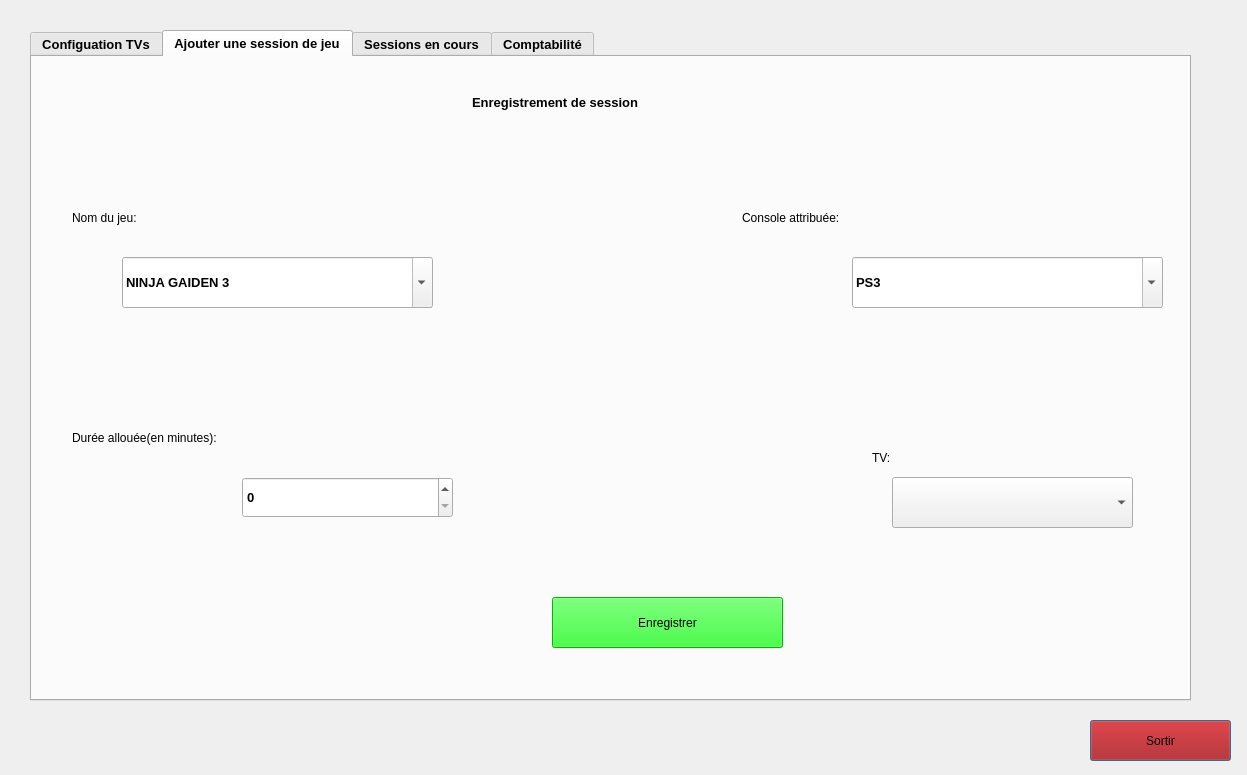
<?xml version="1.0" encoding="UTF-8"?>
<ui version="4.0">
 <class>Dialog</class>
 <widget class="QDialog" name="Dialog">
  <property name="geometry">
   <rect>
    <x>0</x>
    <y>0</y>
    <width>1247</width>
    <height>775</height>
   </rect>
  </property>
  <property name="windowTitle">
   <string>Dialog</string>
  </property>
  <widget class="QPushButton" name="pushButton">
   <property name="geometry">
    <rect>
     <x>1090</x>
     <y>720</y>
     <width>141</width>
     <height>41</height>
    </rect>
   </property>
   <property name="styleSheet">
    <string notr="true">background-color: rgb(170, 0, 0);
color: rgb(0, 0, 0);
font: 700 10pt &quot;Segoe UI&quot;;</string>
   </property>
   <property name="text">
    <string>Sortir</string>
   </property>
   <property name="icon">
    <iconset theme="QIcon::ThemeIcon::SystemLogOut"/>
   </property>
  </widget>
  <widget class="QTabWidget" name="tabWidget">
   <property name="geometry">
    <rect>
     <x>30</x>
     <y>30</y>
     <width>1161</width>
     <height>671</height>
    </rect>
   </property>
   <property name="font">
    <font>
     <pointsize>10</pointsize>
     <bold>true</bold>
    </font>
   </property>
   <property name="cursor">
    <cursorShape>PointingHandCursor</cursorShape>
   </property>
   <property name="styleSheet">
    <string notr="true"/>
   </property>
   <property name="currentIndex">
    <number>1</number>
   </property>
   <property name="iconSize">
    <size>
     <width>19</width>
     <height>19</height>
    </size>
   </property>
   <property name="tabsClosable">
    <bool>false</bool>
   </property>
   <property name="movable">
    <bool>false</bool>
   </property>
   <widget class="QWidget" name="tab_4">
    <attribute name="icon">
     <iconset theme="QIcon::ThemeIcon::DocumentProperties"/>
    </attribute>
    <attribute name="title">
     <string>Configuation TVs</string>
    </attribute>
    <widget class="QLabel" name="label_7">
     <property name="geometry">
      <rect>
       <x>20</x>
       <y>90</y>
       <width>121</width>
       <height>31</height>
      </rect>
     </property>
     <property name="text">
      <string>Nom de la TV:</string>
     </property>
    </widget>
    <widget class="QLabel" name="label_8">
     <property name="geometry">
      <rect>
       <x>30</x>
       <y>290</y>
       <width>121</width>
       <height>31</height>
      </rect>
     </property>
     <property name="text">
      <string>Adresse IP:</string>
     </property>
    </widget>
    <widget class="QListView" name="listView">
     <property name="geometry">
      <rect>
       <x>730</x>
       <y>120</y>
       <width>256</width>
       <height>461</height>
      </rect>
     </property>
    </widget>
    <widget class="QLabel" name="label_9">
     <property name="geometry">
      <rect>
       <x>690</x>
       <y>80</y>
       <width>141</width>
       <height>31</height>
      </rect>
     </property>
     <property name="text">
      <string>TV configurées:</string>
     </property>
    </widget>
    <widget class="QPushButton" name="pushButton_3">
     <property name="geometry">
      <rect>
       <x>400</x>
       <y>480</y>
       <width>201</width>
       <height>61</height>
      </rect>
     </property>
     <property name="styleSheet">
      <string notr="true">font: 700 10pt &quot;Segoe UI&quot;;
color: rgb(0, 0, 0);
background-color: rgb(0, 255, 0);</string>
     </property>
     <property name="text">
      <string>Enregistrer</string>
     </property>
     <property name="icon">
      <iconset theme="QIcon::ThemeIcon::DocumentPageSetup"/>
     </property>
    </widget>
    <widget class="QLineEdit" name="zone_tv">
     <property name="geometry">
      <rect>
       <x>100</x>
       <y>160</y>
       <width>311</width>
       <height>51</height>
      </rect>
     </property>
    </widget>
    <widget class="QLineEdit" name="zone_ip">
     <property name="geometry">
      <rect>
       <x>100</x>
       <y>360</y>
       <width>311</width>
       <height>51</height>
      </rect>
     </property>
    </widget>
   </widget>
   <widget class="QWidget" name="tab">
    <attribute name="icon">
     <iconset theme="QIcon::ThemeIcon::ListAdd"/>
    </attribute>
    <attribute name="title">
     <string>Ajouter une session de jeu</string>
    </attribute>
    <attribute name="toolTip">
     <string>Ici,vous pouvez créer une session quand un utilisateur vient jouer dans votre salle de jeu</string>
    </attribute>
    <widget class="QLabel" name="label">
     <property name="geometry">
      <rect>
       <x>440</x>
       <y>20</y>
       <width>251</width>
       <height>51</height>
      </rect>
     </property>
     <property name="styleSheet">
      <string notr="true">font: 700 12pt &quot;Segoe UI&quot;;</string>
     </property>
     <property name="text">
      <string>Enregistrement de session</string>
     </property>
    </widget>
    <widget class="QLabel" name="label_2">
     <property name="geometry">
      <rect>
       <x>40</x>
       <y>140</y>
       <width>121</width>
       <height>41</height>
      </rect>
     </property>
     <property name="styleSheet">
      <string notr="true">font: 700 12pt &quot;Segoe UI&quot;;
color: rgb(0, 0, 0);</string>
     </property>
     <property name="text">
      <string>Nom du jeu:</string>
     </property>
    </widget>
    <widget class="QLabel" name="label_3">
     <property name="geometry">
      <rect>
       <x>710</x>
       <y>140</y>
       <width>181</width>
       <height>41</height>
      </rect>
     </property>
     <property name="styleSheet">
      <string notr="true">font: 700 12pt &quot;Segoe UI&quot;;
color: rgb(0, 0, 0);</string>
     </property>
     <property name="text">
      <string>Console attribuée:</string>
     </property>
    </widget>
    <widget class="QLabel" name="label_4">
     <property name="geometry">
      <rect>
       <x>40</x>
       <y>360</y>
       <width>261</width>
       <height>41</height>
      </rect>
     </property>
     <property name="styleSheet">
      <string notr="true">font: 700 12pt &quot;Segoe UI&quot;;
color: rgb(0, 0, 0);</string>
     </property>
     <property name="text">
      <string>Durée allouée(en minutes):</string>
     </property>
    </widget>
    <widget class="QLabel" name="label_5">
     <property name="geometry">
      <rect>
       <x>840</x>
       <y>380</y>
       <width>51</width>
       <height>41</height>
      </rect>
     </property>
     <property name="styleSheet">
      <string notr="true">font: 700 12pt &quot;Segoe UI&quot;;
color: rgb(0, 0, 0);</string>
     </property>
     <property name="text">
      <string>TV:</string>
     </property>
    </widget>
    <widget class="QComboBox" name="jeu">
     <property name="geometry">
      <rect>
       <x>90</x>
       <y>200</y>
       <width>311</width>
       <height>51</height>
      </rect>
     </property>
     <property name="editable">
      <bool>true</bool>
     </property>
     <property name="currentText">
      <string>NINJA GAIDEN 3</string>
     </property>
     <property name="minimumContentsLength">
      <number>0</number>
     </property>
     <item>
      <property name="text">
       <string>NINJA GAIDEN 3</string>
      </property>
     </item>
     <item>
      <property name="text">
       <string>NBA 2K17</string>
      </property>
     </item>
     <item>
      <property name="text">
       <string>Mortal Kombat vs. DC Univers</string>
      </property>
     </item>
     <item>
      <property name="text">
       <string>GTA V</string>
      </property>
     </item>
     <item>
      <property name="text">
       <string>mmCM</string>
      </property>
     </item>
     <item>
      <property name="text">
       <string>FIGHT NIGHT CHAMPION</string>
      </property>
     </item>
     <item>
      <property name="text">
       <string>Dead to Rights: Retribution</string>
      </property>
     </item>
     <item>
      <property name="text">
       <string>BLUR</string>
      </property>
     </item>
     <item>
      <property name="text">
       <string>Assassin's Creed Rogue</string>
      </property>
     </item>
     <item>
      <property name="text">
       <string>PES 2025 | BITBOX PATCH</string>
      </property>
     </item>
     <item>
      <property name="text">
       <string>METAL GEAR SOLID V: GROUND ZEROES</string>
      </property>
     </item>
     <item>
      <property name="text">
       <string>EA SPORTS FC 24</string>
      </property>
     </item>
     <item>
      <property name="text">
       <string>CALL OF DUTY</string>
      </property>
     </item>
     <item>
      <property name="text">
       <string>Captures</string>
      </property>
     </item>
     <item>
      <property name="text">
       <string>METRO 2033 Redux </string>
      </property>
     </item>
     <item>
      <property name="text">
       <string>Sekiro: Shadows Die Twice </string>
      </property>
     </item>
     <item>
      <property name="text">
       <string>NARUTO SHIPPUDEN</string>
      </property>
     </item>
     <item>
      <property name="text">
       <string>ASSASSIN'S CREED IV Black Flag</string>
      </property>
     </item>
     <item>
      <property name="text">
       <string>Need For Speed Unbound</string>
      </property>
     </item>
     <item>
      <property name="text">
       <string>Metro Exodus</string>
      </property>
     </item>
     <item>
      <property name="text">
       <string>PES 2025</string>
      </property>
     </item>
     <item>
      <property name="text">
       <string>FIFA 20</string>
      </property>
     </item>
     <item>
      <property name="text">
       <string>FC 25</string>
      </property>
     </item>
     <item>
      <property name="text">
       <string>MORTAL KOMBAT</string>
      </property>
     </item>
     <item>
      <property name="text">
       <string>NARUTO SHIPPUDEN: Ultimate Ninja</string>
      </property>
     </item>
     <item>
      <property name="text">
       <string>God of War Ragnarok</string>
      </property>
     </item>
     <item>
      <property name="text">
       <string>Need for Speed Heat</string>
      </property>
     </item>
     <item>
      <property name="text">
       <string>NBA 2K23</string>
      </property>
     </item>
     <item>
      <property name="text">
       <string>TEKKEN 7</string>
      </property>
     </item>
     <item>
      <property name="text">
       <string>Shadow of the Tomb Raider</string>
      </property>
     </item>
    </widget>
    <widget class="QComboBox" name="console">
     <property name="geometry">
      <rect>
       <x>820</x>
       <y>200</y>
       <width>311</width>
       <height>51</height>
      </rect>
     </property>
     <property name="editable">
      <bool>true</bool>
     </property>
     <property name="currentText">
      <string>PS3</string>
     </property>
     <item>
      <property name="text">
       <string>PS3</string>
      </property>
     </item>
     <item>
      <property name="text">
       <string>PS4</string>
      </property>
     </item>
     <item>
      <property name="text">
       <string>XBOX</string>
      </property>
     </item>
    </widget>
    <widget class="QSpinBox" name="duree">
     <property name="geometry">
      <rect>
       <x>210</x>
       <y>420</y>
       <width>211</width>
       <height>41</height>
      </rect>
     </property>
    </widget>
    <widget class="QPushButton" name="pushButton_2">
     <property name="geometry">
      <rect>
       <x>520</x>
       <y>540</y>
       <width>231</width>
       <height>51</height>
      </rect>
     </property>
     <property name="styleSheet">
      <string notr="true">font: 700 10pt &quot;Segoe UI&quot;;
color: rgb(0, 0, 0);
background-color: rgb(0, 255, 0);</string>
     </property>
     <property name="text">
      <string>Enregistrer</string>
     </property>
    </widget>
    <widget class="QComboBox" name="tv">
     <property name="geometry">
      <rect>
       <x>860</x>
       <y>420</y>
       <width>241</width>
       <height>51</height>
      </rect>
     </property>
    </widget>
   </widget>
   <widget class="QWidget" name="tab_2">
    <attribute name="icon">
     <iconset theme="QIcon::ThemeIcon::DocumentSend"/>
    </attribute>
    <attribute name="title">
     <string>Sessions en cours</string>
    </attribute>
    <attribute name="toolTip">
     <string>Cette section vous permet de suivre en temps réel les sessions de jeu.</string>
    </attribute>
    <widget class="QListWidget" name="listWidgetSessions">
     <property name="geometry">
      <rect>
       <x>20</x>
       <y>60</y>
       <width>1121</width>
       <height>541</height>
      </rect>
     </property>
     <property name="selectionMode">
      <enum>QAbstractItemView::SelectionMode::NoSelection</enum>
     </property>
     <property name="selectionRectVisible">
      <bool>false</bool>
     </property>
    </widget>
    <widget class="QLabel" name="label_6">
     <property name="geometry">
      <rect>
       <x>490</x>
       <y>20</y>
       <width>181</width>
       <height>31</height>
      </rect>
     </property>
     <property name="styleSheet">
      <string notr="true">font: 700 12pt &quot;Segoe UI&quot;;
color: rgb(0, 0, 0);</string>
     </property>
     <property name="text">
      <string>Sessions en cours</string>
     </property>
    </widget>
   </widget>
   <widget class="QWidget" name="tab_3">
    <attribute name="icon">
     <iconset theme="QIcon::ThemeIcon::AppointmentNew"/>
    </attribute>
    <attribute name="title">
     <string>Comptabilité</string>
    </attribute>
    <attribute name="toolTip">
     <string>Ici, c'est un récapitulatif de sessiosn passées et des montants payés</string>
    </attribute>
    <widget class="QTableWidget" name="tableWidget">
     <property name="geometry">
      <rect>
       <x>10</x>
       <y>11</y>
       <width>1141</width>
       <height>531</height>
      </rect>
     </property>
     <column>
      <property name="text">
       <string>Date</string>
      </property>
      <property name="toolTip">
       <string/>
      </property>
      <property name="font">
       <font>
        <pointsize>13</pointsize>
       </font>
      </property>
     </column>
     <column>
      <property name="text">
       <string>Jeu</string>
      </property>
      <property name="font">
       <font>
        <pointsize>13</pointsize>
       </font>
      </property>
     </column>
     <column>
      <property name="text">
       <string>Console</string>
      </property>
      <property name="font">
       <font>
        <pointsize>13</pointsize>
       </font>
      </property>
     </column>
     <column>
      <property name="text">
       <string>TV</string>
      </property>
      <property name="font">
       <font>
        <pointsize>13</pointsize>
       </font>
      </property>
     </column>
     <column>
      <property name="text">
       <string>Durée(en minutes)</string>
      </property>
      <property name="font">
       <font>
        <pointsize>13</pointsize>
       </font>
      </property>
     </column>
     <column>
      <property name="text">
       <string>Prix</string>
      </property>
      <property name="font">
       <font>
        <pointsize>13</pointsize>
       </font>
      </property>
     </column>
    </widget>
    <widget class="QPushButton" name="refresh_prices">
     <property name="geometry">
      <rect>
       <x>1010</x>
       <y>570</y>
       <width>141</width>
       <height>41</height>
      </rect>
     </property>
     <property name="styleSheet">
      <string notr="true">background-color: rgb(85, 85, 255);
color: rgb(0, 0, 0);
font: 700 10pt &quot;Segoe UI&quot;;</string>
     </property>
     <property name="text">
      <string>Actualiser</string>
     </property>
     <property name="icon">
      <iconset theme="QIcon::ThemeIcon::ViewRefresh"/>
     </property>
    </widget>
   </widget>
  </widget>
 </widget>
 <resources/>
 <connections/>
</ui>
